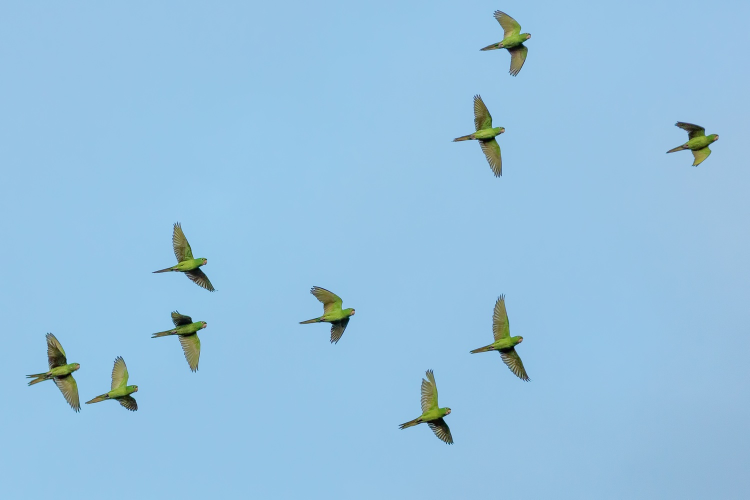
#> input picture templateMatch/photo.jpg, 1500 x 1000 px (shown at 1/2 size)
$ python matcher.py
#> lines starting #> are read from the running program, lines starting #| are printed output that depends on the picture; after the words box and inside, x2 and y2 are one past the last pixel; in counts of white or black regions, pixels touching at a corner belong together
import numpy as np
import cv2

image = cv2.imread('photo.jpg')
#> image is the input picture: shape (1000, 1500, 3); mean B, G, R 223.9, 193.6, 149.3
template = cv2.imread('template.jpg')
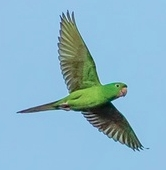
#> input picture templateMatch/template.jpg, 166 x 170 px
#> template is the input picture: shape (170, 166, 3); mean B, G, R 202.8, 181.9, 138.6

# resize images
image = cv2.resize(image, (0,0), fx=0.5, fy=0.5)
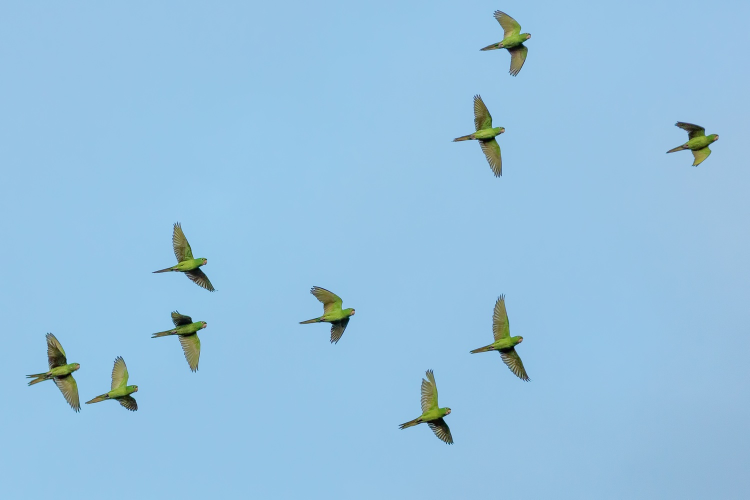
#> image: shape (500, 750, 3); mean B, G, R 223.9, 193.6, 149.3
template = cv2.resize(template, (0,0), fx=0.5, fy=0.5)
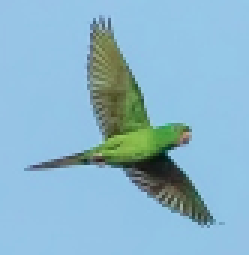
#> template: shape (85, 83, 3) (shown 3 times larger); mean B, G, R 202.9, 182, 138.7

# Convert to grayscale
imageGray = cv2.cvtColor(image, cv2.COLOR_BGR2GRAY)
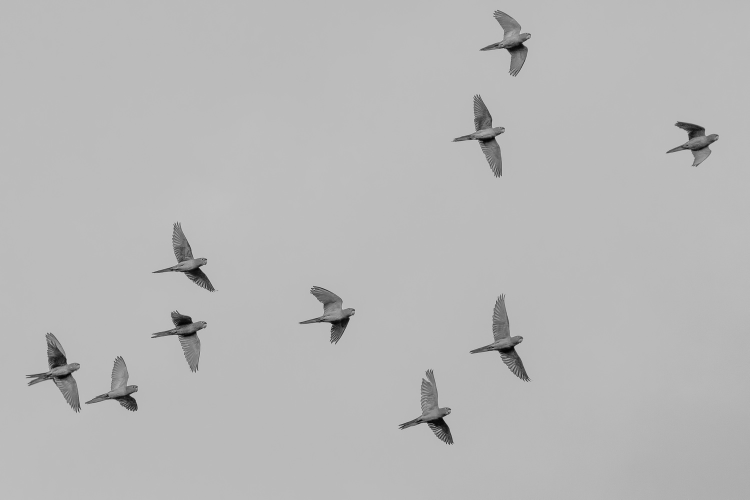
#> imageGray: shape (500, 750); min 2, max 207, mean 183.8
templateGray = cv2.cvtColor(template, cv2.COLOR_BGR2GRAY)
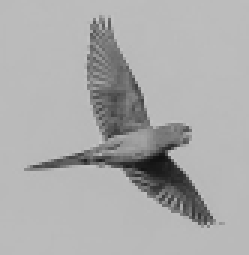
#> templateGray: shape (85, 83) (shown 3 times larger); min 16, max 197, mean 171.4

# Find template
result = cv2.matchTemplate(imageGray,templateGray, cv2.TM_CCOEFF)
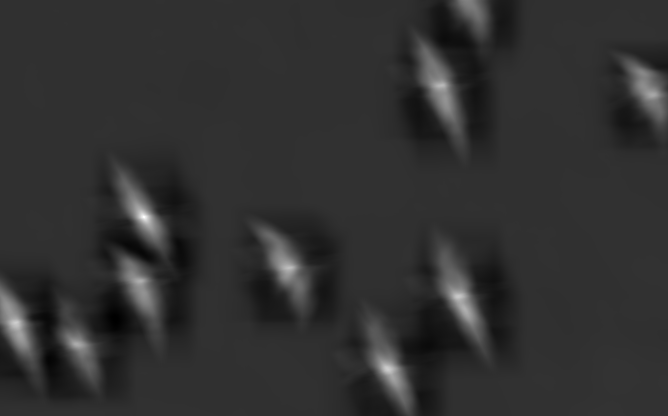
#> result: shape (416, 668) float32; min -2024660, max 8550001, mean 14899.2; drawn with min black and max white
min_val, max_val, min_loc, max_loc = cv2.minMaxLoc(result)
#> min_val = -2024660; max_val = 8550001; min_loc = (115, 317); max_loc = (144, 217)
top_left = max_loc
#> top_left = (144, 217)
h,w = templateGray.shape
#> h = 85; w = 83
bottom_right = (top_left[0] + w, top_left[1] + h)
#> bottom_right = (227, 302)
cv2.rectangle(image,top_left, bottom_right,(182, 139, 183),2)
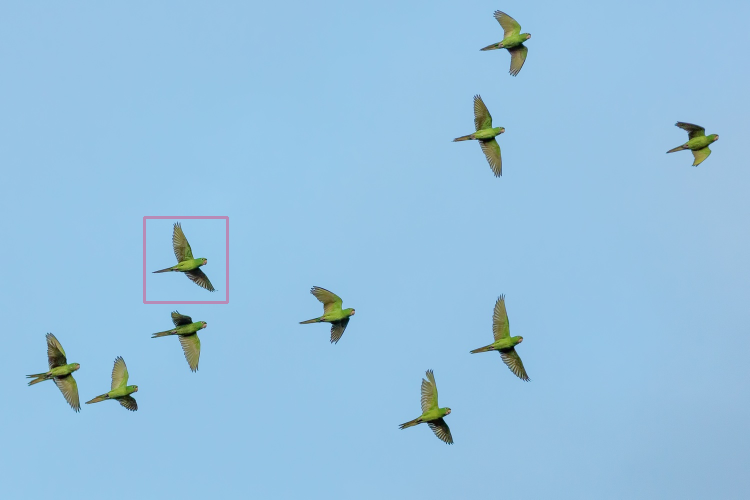
#> image: shape (500, 750, 3); 0.27% of pixels changed, all inside (x1, y1, x2, y2) = (143, 216, 229, 304)

# Show result
cv2.imshow("Template", template)
cv2.imshow("Result", image)

cv2.moveWindow("Template", 10, 50);
cv2.moveWindow("Result", 150, 50);

cv2.waitKey(0)
